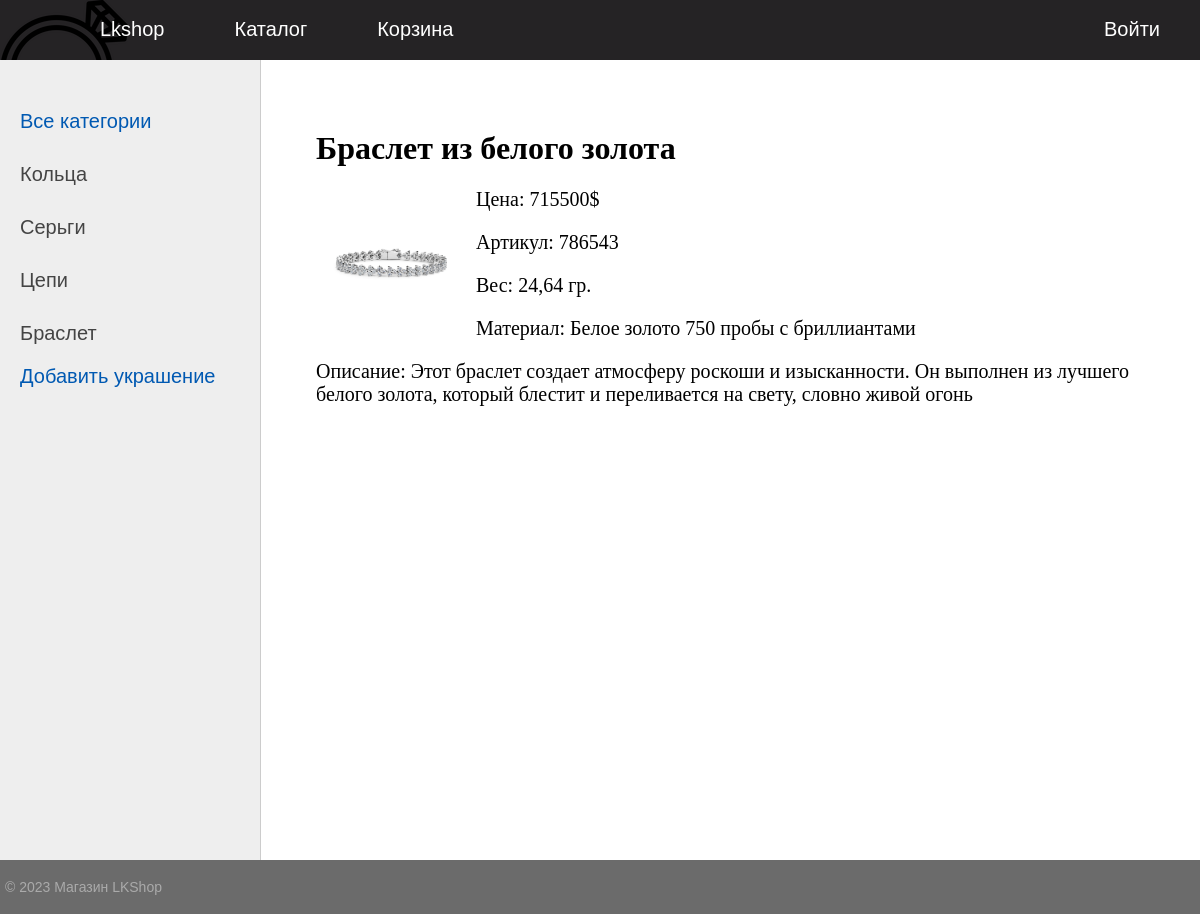
The app's page /jewelry/3/ with its own data.
### product/models.py (models this page shows, shortened)
class Category(models.Model):
    name = models.CharField(max_length=100, db_index= True, verbose_name="Категория")
    slug = models.SlugField(verbose_name='URL', max_length=255, unique=True, db_index=True)
    def get_absolute_url(self):
        return reverse('category', kwargs={'cat_slug': self.slug})
    class Meta:
        verbose_name = 'Категория'
        verbose_name_plural = 'Категории'
        ordering =['id']

class Product(models.Model):
    name = models.CharField(max_length=255, verbose_name='Название')
    slug = models.SlugField(verbose_name='URL', max_length=255, unique=True, db_index=True)
    cost = models.IntegerField()
    articul = models.IntegerField()
    weight = models.FloatField(default=10, verbose_name='Вес')
    material = models.CharField(max_length=100, null=True, verbose_name='Материал')
    description = models.TextField(blank=True, verbose_name='Описание')
    photo = models.ImageField(upload_to="photos/%Y/%m/%d/", verbose_name='Фото')
    time_create = models.DateTimeField(auto_now_add=True, verbose_name='Время создания')
    time_update = models.DateTimeField(auto_now=True)
    is_published = models.BooleanField(default=True, verbose_name='Публикация')
    cat = models.ForeignKey('Category', on_delete=models.PROTECT, null = True)
    def __str__(self):
        return self.name
    class Meta:
        verbose_name = 'Украшения'
        verbose_name_plural = 'Украшения'
        ordering =['time_create', 'name']

### product/views.py (the view)
# urls.py: path('jewelry/<slug:jewelry_slug>/', ShowJewelry.as_view(), name='jewelry'),
class ShowJewelry(DataMixin, DetailView):
    model = Product
    template_name = 'product/jewelry.html'
    slug_url_kwarg = 'jewelry_slug'
    context_object_name = 'jewelry'
    def get_context_data(self, *, object_list=None, **kwargs):
        context = super().get_context_data(**kwargs)
        c_def = self.get_user_context(title=context['jewelry'])
        return dict(list(context.items()) + list(c_def.items()))

### product/utils.py (called while the page is built)
    def get_user_context(self, **kwargs):
        context = kwargs
        cats = Category.objects.all()
        context['menu'] = menu
        context['cats']=cats
        if 'cat_selected' not in context:
            context['cat_selected'] = 0
        return context

### product/templates/product/jewelry.html
{% extends 'product/base.html' %}
{% block content %}
<h1>{{jewelry.name}}</h1>
{% if jewelry.photo %}
<p><img class="img-article-left thumb" src="{{jewelry.photo.url}}"></p>
{% endif %}
<p> Цена: {{ jewelry.cost }}$</p>
<p> Артикул: {{ jewelry.articul }}</p>
<p> Вес: {{ jewelry.weight }} гр.</p>
<p> Материал: {{ jewelry.material }}</p>
<p> Описание: {{ jewelry.description }}</p>
{% endblock %}

### product/templates/product/base.html (shortened to what this page needs)
{% load static %}
<!DOCTYPE html>
<html lang="en">
<head>
    <link type="text/css" href="{% static 'product/css/styles.css' %}" rel="stylesheet" />
</head>
<body>
{% block mainmenu %}
 <div class="header">
			<ul id="mainmenu" class="mainmenu">
			<li class="logo"><a href="#"><div class="logo">
				<img src="../../static/product/images/icon.ico" id="Home_Icon"/>
			</div></a></li>
{% for m in menu %}
	{% if not forloop.last %}
			<li><a href="#">{{m.title}}</a></li>
	{% else %}
			<li class="last"><a href="#">{{m.title}}</a></li>
	{% endif %}
{% endfor %}
			</ul>
		</div>
{% endblock mainmenu %}
<table class="table-content" border=0 cellpadding="0" cellspacing="0">
<tr>
	<td valign="top" class="left-chapters">
	<ul id="leftchapters">
{% if cat_selected == 0 %}
		<li class="selected">Все категории</li>
{% else %}
		<li><a href="{% url 'home' %}">Все категории</a></li>
{% endif %}
{% for c in cats %}
	{% if c.pk == cat_selected %}
		<li class="selected">{{c.name}}</li>
	{% else %}
		<li><a href="{{ c.get_absolute_url }}">{{c.name}}</a></li>
	{% endif %}
{% endfor %}
		<p><a href="{% url 'addjewelry' %}">Добавить украшение</a></p>
	</ul>
</td>
<td valign="top" class="content">
	<div class="content-text">
{% block content %}
{% endblock %}
	</div>
</td></tr></table>
<tr><td valign=top>
	<div id="footer">
		<p>&copy; 2023 Магазин LKShop</p>
	</div>
</td></tr></table>
</body>
</html>

### product/static/product/css/styles.css (style rules this page uses)
html, body { font-family: 'Arial'; margin: 0; padding: 0; height: 100%; width: 100%; color: #444; }
a { color: #0059b2; text-decoration: none; }
img { max-width: 600px; height: auto; }
img.img-article-left { max-width: 300px; height: auto; float: left; padding: 0 10px 10px 0; }
img.img-article-left.thumb { max-width: 150px; height: auto; }
.header { background: #252325; height: 60px; }
.logo { background: url('../images/logo.png') no-repeat 10px 5px; width: 70px; height: 60px; }
ul.mainmenu { list-style: none; margin: 0; padding: 0; height: 60px; color: #fdc073; font-size: 20px; overflow: hidden; }
ul.mainmenu li { float: left; margin: 18px 40px 0 30px; }
ul.mainmenu li.logo { margin: 0; }
ul.mainmenu li.last { float: right; }
ul.mainmenu li a { color: #ffffff; text-decoration: none; }
.table-content { width: 100%; min-height: 100%; height: 100%; }
.left-chapters { margin: 0; background: #eee; border-right: 1px solid #ccc; min-height: 100%; }
.left-chapters ul { width: 230px; min-height: 100%; margin: 0; padding: 20px 10px 10px 20px; list-style: none; font-size: 20px; }
.left-chapters ul li { margin: 30px 0 0 0; color: #999; }
.left-chapters ul li.selected { color: #0059b2; }
.left-chapters ul li a { color: #444; text-decoration: none; }
.content { padding: 40px 20px 20px 40px; width: 100%; box-sizing: border-box; }
.content-text { margin: 30px 0 0 15px; color: #000; font-size: 20px; font-family: Yandex Sans Display Light; }
.content-text h1 { font-size: 32px; }
#footer { box-sizing: border-box; background: #6B6B6B; padding: 5px; color: #aaa; font-size: 14px; font-family: Verdana, Geneva, Arial, Helvetica; text-align: left; overflow: hidden; }

### records on screen
Category: name "Кольца"
Category: name "Серьги"
Category: name "Цепи"
Category: name "Браслет"
Product: name "Браслет из белого золота", photo (picture), cost "715500", articul "786543", weight "24,64", material "Белое золото 750 пробы с бриллиантами", description "Этот браслет создает атмосферу роскоши и изысканности. Он выполнен из лучшего белого золота, который блестит и переливается на свету, словно живой огонь"

### other values on screen
{{ m.title }} "Lkshop" "Каталог" "Корзина"
{{ m.title }} "Войти"
